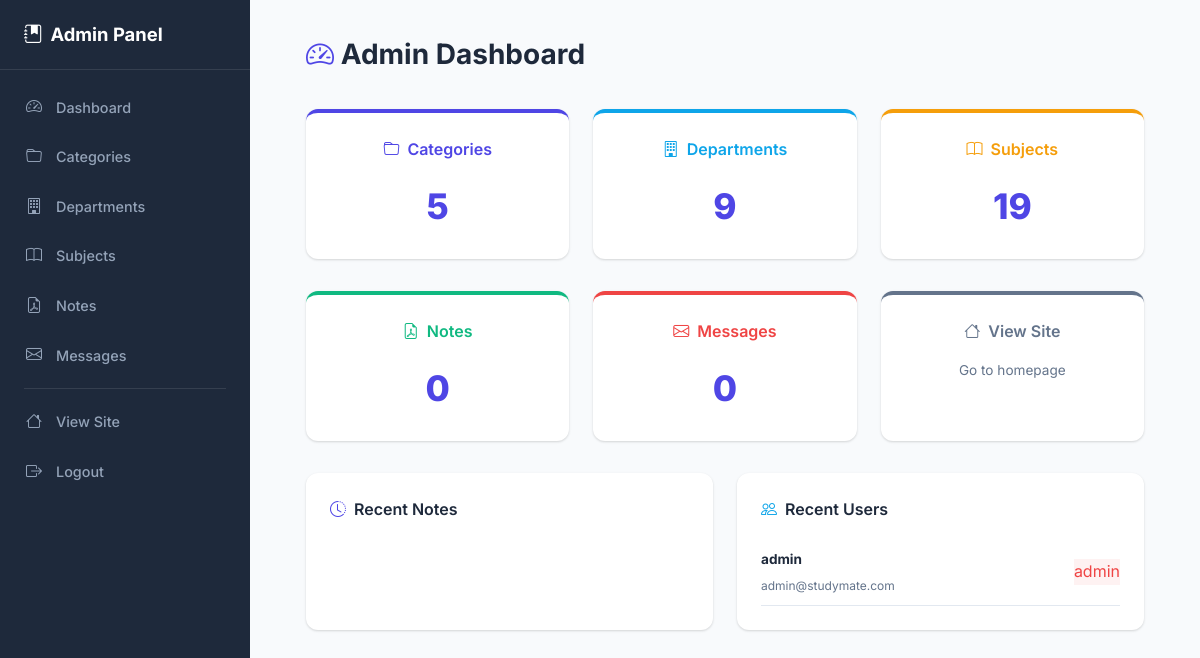
/admin/index.php (signed in), run on an earlier commit of the app's database.
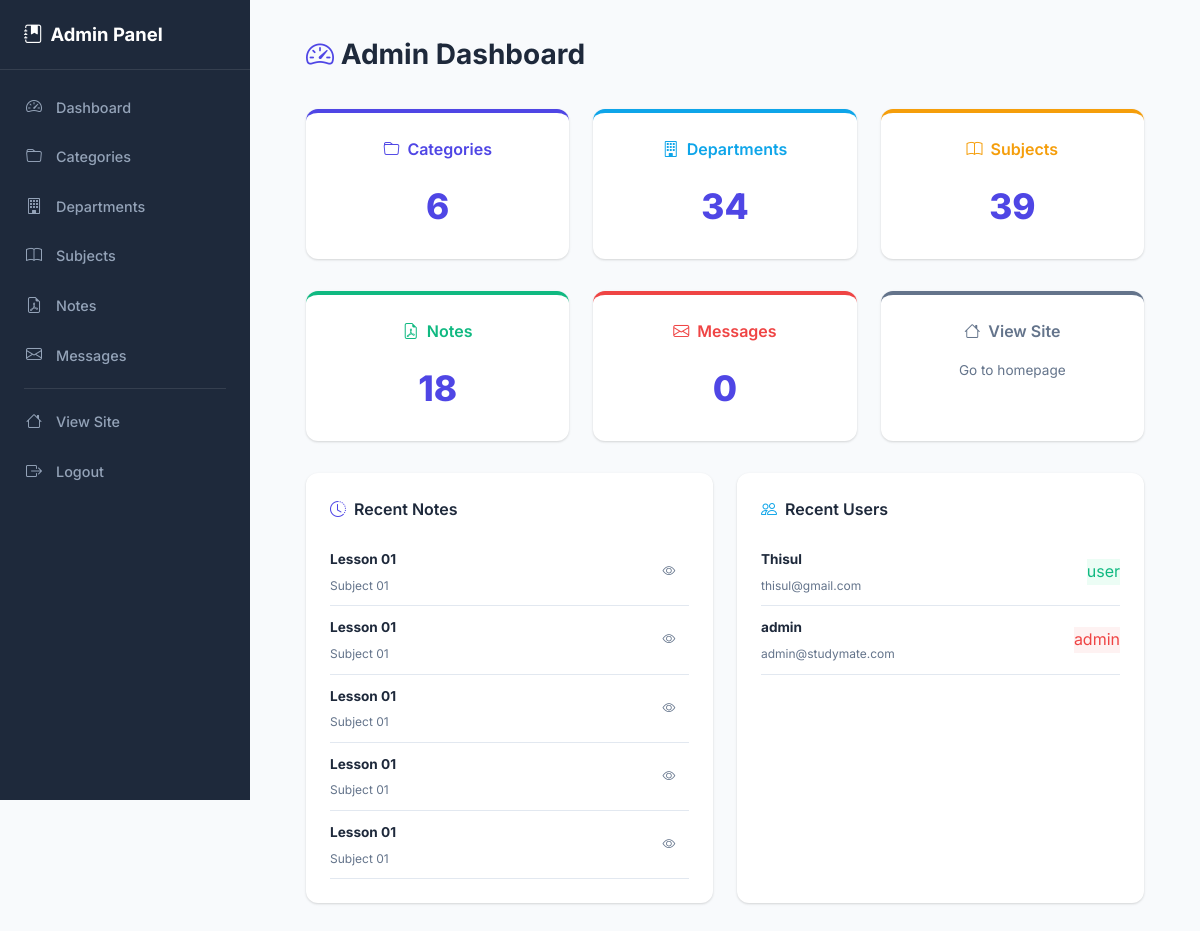
And on a later commit of the database.
### tables this page shows
CREATE TABLE users (
    id INT AUTO_INCREMENT PRIMARY KEY,
    username VARCHAR(50) NOT NULL UNIQUE,
    email VARCHAR(100) NOT NULL UNIQUE,
    password VARCHAR(255) NOT NULL,
    role ENUM('admin', 'user') DEFAULT 'user',
    profile_image VARCHAR(255) DEFAULT NULL,
    created_at TIMESTAMP DEFAULT CURRENT_TIMESTAMP
);

CREATE TABLE notes (
    id INT AUTO_INCREMENT PRIMARY KEY,
    subject_id INT NOT NULL,
    title VARCHAR(200) NOT NULL,
    description TEXT,
    pdf_path VARCHAR(255) NOT NULL,
    thumbnail_path VARCHAR(255),
    uploaded_by INT,
    created_at TIMESTAMP DEFAULT CURRENT_TIMESTAMP,
    FOREIGN KEY (subject_id) REFERENCES subjects(id) ON DELETE CASCADE,
    FOREIGN KEY (uploaded_by) REFERENCES users(id) ON DELETE SET NULL
);

CREATE TABLE subjects (
    id INT AUTO_INCREMENT PRIMARY KEY,
    department_id INT NOT NULL,
    name VARCHAR(150) NOT NULL,
    code VARCHAR(20),
    created_at TIMESTAMP DEFAULT CURRENT_TIMESTAMP,
    FOREIGN KEY (department_id) REFERENCES departments(id) ON DELETE CASCADE
);

### includes/db.php (called while the page is built, shortened)
<?php
$basePath = '';

### includes/functions.php (called while the page is built, shortened)
<?php
function getTotalNotes($conn) {
    $result = $conn->query("SELECT COUNT(*) as cnt FROM notes");
    return $result->fetch_assoc()['cnt'];
}

### admin/index.php (the view, shortened to what the changed rows need)
<?php
require_once '../includes/db.php';
require_once '../includes/functions.php';
$totalNotes = getTotalNotes($conn);
$totalCategories = $conn->query("SELECT COUNT(*) as cnt FROM categories")->fetch_assoc()['cnt'];
$totalDepartments = $conn->query("SELECT COUNT(*) as cnt FROM departments")->fetch_assoc()['cnt'];
$totalSubjects = $conn->query("SELECT COUNT(*) as cnt FROM subjects")->fetch_assoc()['cnt'];
?>
<!DOCTYPE html>
<html lang="en">
<head>
    <link rel="stylesheet" href="../css/style.css?v=<?= filemtime(__DIR__ . '/../css/style.css') ?>">
    <link rel="stylesheet" href="https://cdn.jsdelivr.net/npm/bootstrap-icons@1.11.3/font/bootstrap-icons.min.css">
</head>
<body>
<div class="admin-main">
<div class="page-wrapper">
    <div class="container">
        <div class="page-header">
            <h1><i class="bi bi-speedometer2" style="color: var(--primary);"></i> Admin Dashboard</h1>
        </div>
        <div class="grid-3">
            <a href="<?= $basePath ?>admin/categories.php" class="dashboard-card text-center" style="border-top:4px solid var(--primary);text-decoration:none;">
                <h3 style="color:var(--primary);justify-content:center;"><i class="bi bi-folder"></i> Categories</h3>
                <div style="font-size:2.2rem;font-weight:800;"><?= $totalCategories ?></div>
            </a>
            <a href="<?= $basePath ?>admin/departments.php" class="dashboard-card text-center" style="border-top:4px solid var(--secondary);text-decoration:none;">
                <h3 style="color:var(--secondary);justify-content:center;"><i class="bi bi-building"></i> Departments</h3>
                <div style="font-size:2.2rem;font-weight:800;"><?= $totalDepartments ?></div>
            </a>
            <a href="<?= $basePath ?>admin/subjects.php" class="dashboard-card text-center" style="border-top:4px solid var(--accent);text-decoration:none;">
                <h3 style="color:var(--accent);justify-content:center;"><i class="bi bi-book"></i> Subjects</h3>
                <div style="font-size:2.2rem;font-weight:800;"><?= $totalSubjects ?></div>
            </a>
        </div>
        <div class="grid-3">
            <a href="<?= $basePath ?>admin/notes.php" class="dashboard-card text-center" style="border-top:4px solid var(--success);text-decoration:none;">
                <h3 style="color:var(--success);justify-content:center;"><i class="bi bi-file-earmark-pdf"></i> Notes</h3>
                <div style="font-size:2.2rem;font-weight:800;"><?= $totalNotes ?></div>
            </a>
        </div>
        <div class="grid-2">
            <div class="dashboard-card">
                <?php
                $recent = $conn->query("SELECT n.*, s.name as subject_name FROM notes n JOIN subjects s ON n.subject_id = s.id ORDER BY n.created_at DESC LIMIT 5");
                while ($note = $recent->fetch_assoc()):
                ?>
                <div style="display:flex;justify-content:space-between;align-items:center;padding:0.5rem 0;border-bottom:1px solid var(--light-gray);">
                    <div>
                        <strong style="font-size:0.85rem;"><?= htmlspecialchars($note['title']) ?></strong>
                        <br><span style="font-size:0.75rem;color:var(--gray);"><?= htmlspecialchars($note['subject_name']) ?></span>
                    </div>
                    <a href="<?= $basePath ?>view_note.php?id=<?= $note['id'] ?>" class="btn btn-sm btn-ghost"><i class="bi bi-eye"></i></a>
                </div>
                <?php endwhile; ?>
            </div>
            <div class="dashboard-card">
                <?php
                $users = $conn->query("SELECT * FROM users ORDER BY created_at DESC LIMIT 5");
                while ($user = $users->fetch_assoc()):
                ?>
                <div style="display:flex;justify-content:space-between;align-items:center;padding:0.5rem 0;border-bottom:1px solid var(--light-gray);">
                    <div>
                        <strong style="font-size:0.85rem;"><?= htmlspecialchars($user['username']) ?></strong>
                        <br><span style="font-size:0.75rem;color:var(--gray);"><?= htmlspecialchars($user['email']) ?></span>
                    </div>
                    <span class="badge <?= $user['role'] === 'admin' ? 'badge-admin' : 'badge-user' ?>"><?= htmlspecialchars($user['role']) ?></span>
                </div>
                <?php endwhile; ?>
            </div>
        </div>
    </div>
</div>
</div>
</body>
</html>

What changed in the data, as far as the page shows it:
added notes: title "Lesson 01", subject.name "Subject 01"
added notes: title "Lesson 01", subject.name "Subject 01"
added notes: title "Lesson 01", subject.name "Subject 01"
added notes: title "Lesson 01", subject.name "Subject 01"
added notes: title "Lesson 01", subject.name "Subject 01"
added users: username "Thisul", email "thisul@gmail.com", role "user"
Also different on the page:
$totalCategories: "5" → "6"
$totalDepartments: "9" → "34"
$totalSubjects: "19" → "39"
$totalNotes: "0" → "18"
